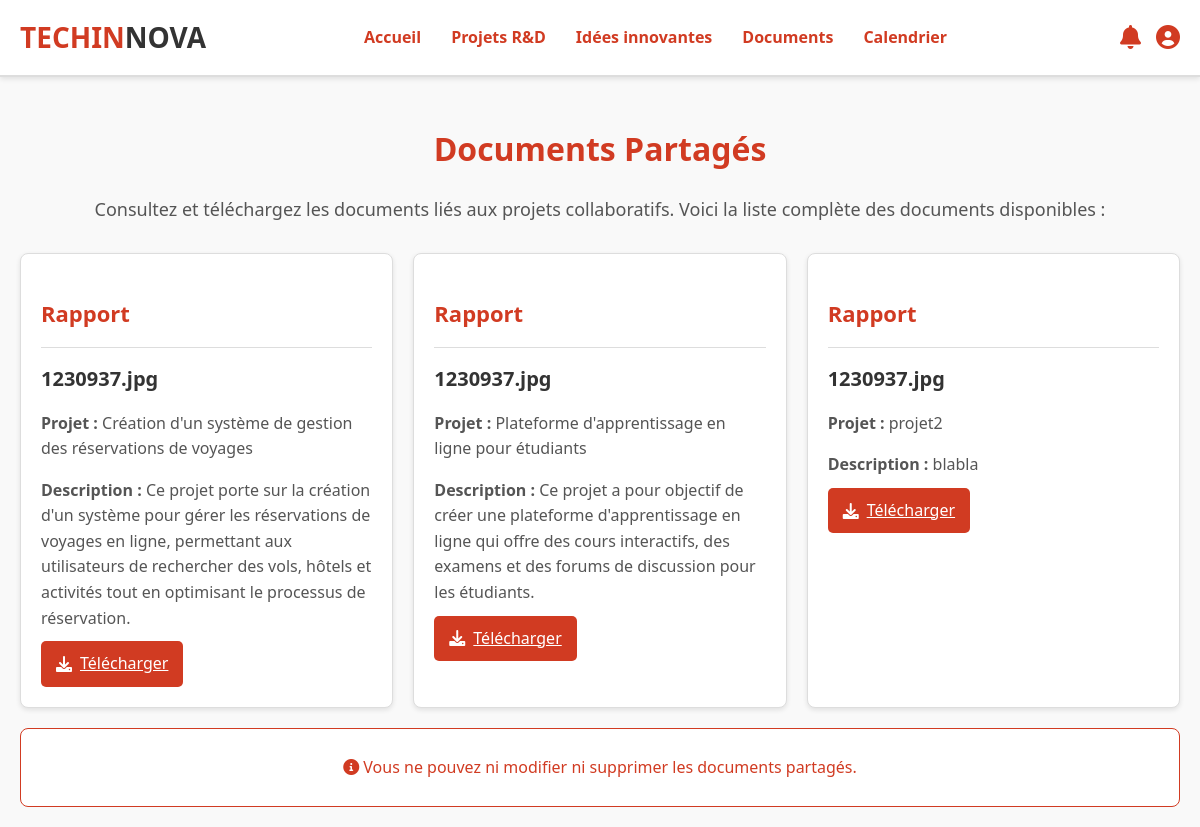
Page /espace_chercheur/doc.php on the committed database.
### tables this page shows
CREATE TABLE `documents` (
  `id` int(11) NOT NULL,
  `nom_fichier` varchar(255) NOT NULL,
  `chemin` varchar(500) NOT NULL,
  `categorie` enum('Rapport','Etude','Brevets','Articles') NOT NULL,
  `id_projet` int(11) DEFAULT NULL,
  `id_idee` int(11) DEFAULT NULL,
  `id_uploader` int(11) DEFAULT NULL,
  `date_upload` timestamp NOT NULL DEFAULT current_timestamp()
);

CREATE TABLE `projets` (
  `id` int(11) NOT NULL,
  `titre` varchar(255) NOT NULL,
  `description_projet` text NOT NULL,
  `objectifs` text DEFAULT NULL,
  `etat` enum('en_cours','a_venir','termine') DEFAULT 'en_cours',
  `progression` int(11) DEFAULT 0 CHECK (`progression` between 0 and 100),
  `createur_id` int(11) NOT NULL,
  `date_creation` datetime DEFAULT current_timestamp(),
  `date_fin` date DEFAULT NULL,
  `date_modification` datetime DEFAULT current_timestamp() ON UPDATE current_timestamp()
);

### espace_chercheur/doc.php (the view, shortened to what this page needs)
<?php
require_once("C:/xampp/htdocs/projet_web/config/connexion.php");
try {
    $sql = "
        SELECT
            d.id AS document_id,
            d.nom_fichier,
            d.categorie,
            d.chemin,
            p.titre,
            p.description_projet
        FROM documents d
        INNER JOIN projets p ON d.id_projet = p.id
        ORDER BY d.categorie, p.titre
    ";
    $stmt = $db->prepare($sql);
    $stmt->execute();
    $documents = $stmt->fetchAll(PDO::FETCH_ASSOC);
} catch (PDOException $e) {
    die("Erreur : " . $e->getMessage());
}
?>
<!DOCTYPE html>
<html lang="fr">
<head>
    <link rel="stylesheet" href="css/doc.css">
    <link rel="stylesheet" href="https://cdnjs.cloudflare.com/ajax/libs/font-awesome/6.0.0-beta3/css/all.min.css">
</head>
<body>
    <header class="navbar">
        <div class="logo">
            <h1><span>TECHIN</span>NOVA</h1>
        </div>
        <nav class="menu">
            <ul>
                <li><a href="chercheur.php" data-page="accueil">Accueil</a></li>
                <li><a href="projetr&d.php" data-page="projets">Projets R&D</a></li>
                <li><a href="idee.php" data-page="idees">Idées innovantes</a></li>
                <li><a href="doc.php" data-page="documents">Documents</a></li>
                <li><a href="calendrier.php" data-page="calendrier">Calendrier</a></li>
            </ul>
        </nav>
        <div class="user-icons">
            <div class="user-icon">
                <a href="notification.php"><i class="fas fa-bell"></i></a>
            </div>
            <div class="user-icon">
                <a href="profil.php"><i class="fas fa-user-circle"></i></a>
            </div>
        </div>
    </header>
    <main id="content">
        <h2>Documents Partagés</h2>
        <p class="intro">Consultez et téléchargez les documents liés aux projets collaboratifs. Voici la liste complète des documents disponibles :</p>
        <section class="categories">
            <?php
            foreach ($documents as $doc) {
                echo "<div class='category'>";
                echo "<h3>" . htmlspecialchars($doc['categorie']) . "</h3>";
                echo "<div class='document'>";
                echo "<h4>" . htmlspecialchars($doc['nom_fichier']) . "</h4>";
                echo "<p><strong>Projet :</strong> " . htmlspecialchars($doc['titre']) . "</p>";
                echo "<p><strong>Description :</strong> " . htmlspecialchars($doc['description_projet']) . "</p>";
                echo "<a href='//localhost/projet_web/espace_chercheur/uploads/". htmlspecialchars($doc['nom_fichier']) . "' download class='download-button'>";
                echo "<i class='fas fa-download'></i> Télécharger</a>";
                echo "</div>";
                echo "</div>";
            }
            ?>
        </section>
        <div class="restriction">
            <p><i class="fas fa-info-circle"></i> Vous ne pouvez ni modifier ni supprimer les documents partagés.</p>
        </div>
    </main>
</body>
</html>

### espace_chercheur/css/doc.css (style rules this page uses)
body { margin: 0; padding: 0; font-family: 'Segoe UI', Tahoma, Geneva, Verdana, sans-serif; background-color: #f9f9f9; color: #333; line-height: 1.6; }
.navbar { display: flex; justify-content: space-between; align-items: center; background-color: #fff; padding: 15px 20px; border-bottom: 2px solid #ddd; position: sticky; top: 0; z-index: 1000; box-shadow: 0 2px 5px rgba(0, 0, 0, 0.1); }
.logo h1 { margin: 0; font-size: 28px; color: #333; }
.logo span { color: #d13b22; font-weight: bold; }
.menu ul { list-style: none; display: flex; margin: 0; padding: 0; }
.menu ul li { margin: 0 15px; }
.menu ul li a { text-decoration: none; color: #d13b22; font-weight: bold; font-size: 16px; transition: color 0.3s, transform 0.3s; }
.user-icons { display: flex; align-items: center; }
.user-icon { font-size: 24px; color: #d13b22; margin-left: 15px; }
.user-icon a { text-decoration: none; color: #d13b22; transition: color 0.3s; }
main { padding: 20px; max-width: 1200px; margin: auto; }
main h2 { font-size: 32px; color: #d13b22; text-align: center; margin-bottom: 20px; }
main .intro { text-align: center; font-size: 18px; color: #555; margin-bottom: 30px; }
.categories { display: grid; grid-template-columns: repeat(auto-fit, minmax(300px, 1fr)); gap: 20px; }
.category { border: 1px solid #ddd; border-radius: 8px; background-color: #fff; padding: 20px; box-shadow: 0 2px 5px rgba(0, 0, 0, 0.1); transition: transform 0.3s, box-shadow 0.3s; }
.category h3 { font-size: 22px; color: #d13b22; margin-bottom: 15px; }
.document { margin-top: 10px; border-top: 1px solid #ddd; padding-top: 10px; }
.document h4 { font-size: 20px; margin: 5px 0; }
.document p { font-size: 16px; color: #555; margin-bottom: 10px; }
.download-button, .view-button { background-color: #d13b22; color: #fff; border: none; padding: 10px 15px; border-radius: 5px; font-size: 16px; cursor: pointer; margin-right: 10px; transition: background-color 0.3s, transform 0.3s; display: inline-flex; align-items: center; }
.download-button i, .view-button i { margin-right: 8px; }
.restriction { text-align: center; color: #d13b22; font-size: 16px; margin-top: 20px; padding: 10px; border: 1px solid #d13b22; background-color: #fff; border-radius: 8px; }

### rows in the picture
documents: categorie "Rapport", nom_fichier "1230937.jpg", id_projet.titre "Création d'un système de gestion des réservations de voyages", id_projet.description_projet "Ce projet porte sur la création d'un système pour gérer les réservations de voyages en ligne, permettant aux utilisateurs de rechercher des vols, hôtels et activités tout en optimisant le processus de réservation."
documents: categorie "Rapport", nom_fichier "1230937.jpg", id_projet.titre "Plateforme d'apprentissage en ligne pour étudiants", id_projet.description_projet "Ce projet a pour objectif de créer une plateforme d'apprentissage en ligne qui offre des cours interactifs, des examens et des forums de discussion pour les étudiants."
documents: categorie "Rapport", nom_fichier "1230937.jpg", id_projet.titre "projet2", id_projet.description_projet "blabla"
